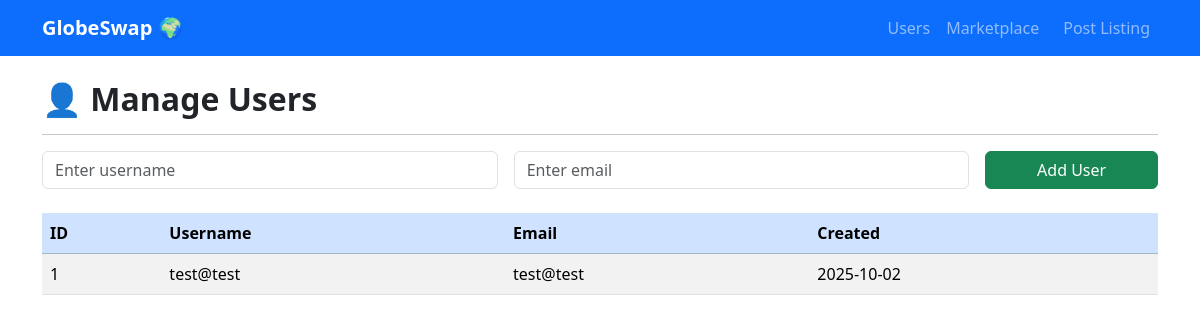
Screenshot of /users with the database file from the repository.
### app.py (models this page shows, shortened)
class User(db.Model, UserMixin):
    __tablename__ = "user"
    id = db.Column(db.Integer, primary_key=True)
    username = db.Column(db.String(80), unique=True, nullable=False)
    email = db.Column(db.String(120), unique=True, nullable=False)
    password_hash = db.Column(db.String(128))
    created_at = db.Column(db.DateTime, default=datetime.utcnow)
    trips = db.relationship("Trip", backref="user", cascade="all, delete-orphan")
    skillswaps = db.relationship("SkillSwap", backref="user", cascade="all, delete-orphan")

### app.py (the view, shortened to what this page needs)
@app.route("/users", methods=["GET", "POST"])
def users():
    all_users = User.query.order_by(User.id).all()
    return render_template("users.html", users=all_users)

### templates/users.html
{% extends "base.html" %}
{% block content %}
<h2 class="fw-bold">👤 Manage Users</h2>
<hr>
<form method="POST" class="row g-3 mb-4">
    <div class="col-md-5">
        <input type="text" name="username" class="form-control" placeholder="Enter username" required>
    </div>
    <div class="col-md-5">
        <input type="email" name="email" class="form-control" placeholder="Enter email" required>
    </div>
    <div class="col-md-2">
        <button type="submit" class="btn btn-success w-100">Add User</button>
    </div>
</form>
<table class="table table-striped table-hover">
    <thead class="table-primary">
        <tr>
            <th>ID</th>
            <th>Username</th>
            <th>Email</th>
            <th>Created</th>
        </tr>
    </thead>
    <tbody>
        {% for user in users %}
        <tr>
            <td>{{ user.id }}</td>
            <td>{{ user.username }}</td>
            <td>{{ user.email }}</td>
            <td>{{ user.created_at.strftime("%Y-%m-%d") }}</td>
        </tr>
        {% endfor %}
    </tbody>
</table>
{% endblock %}

### rows the page displays
User: id "1", username "test@test", email "test@test", created_at "2025-10-02"
